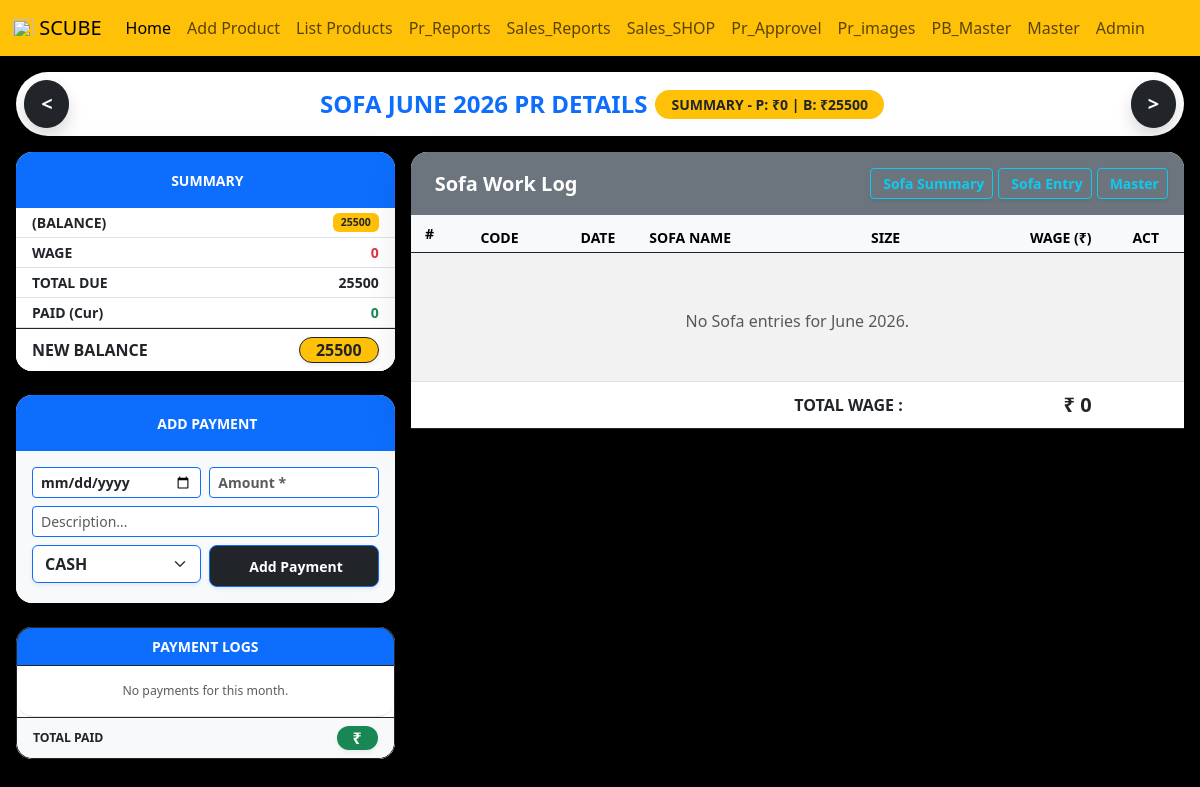
Before: /sofa-wage-paid-report/ with the older database file.
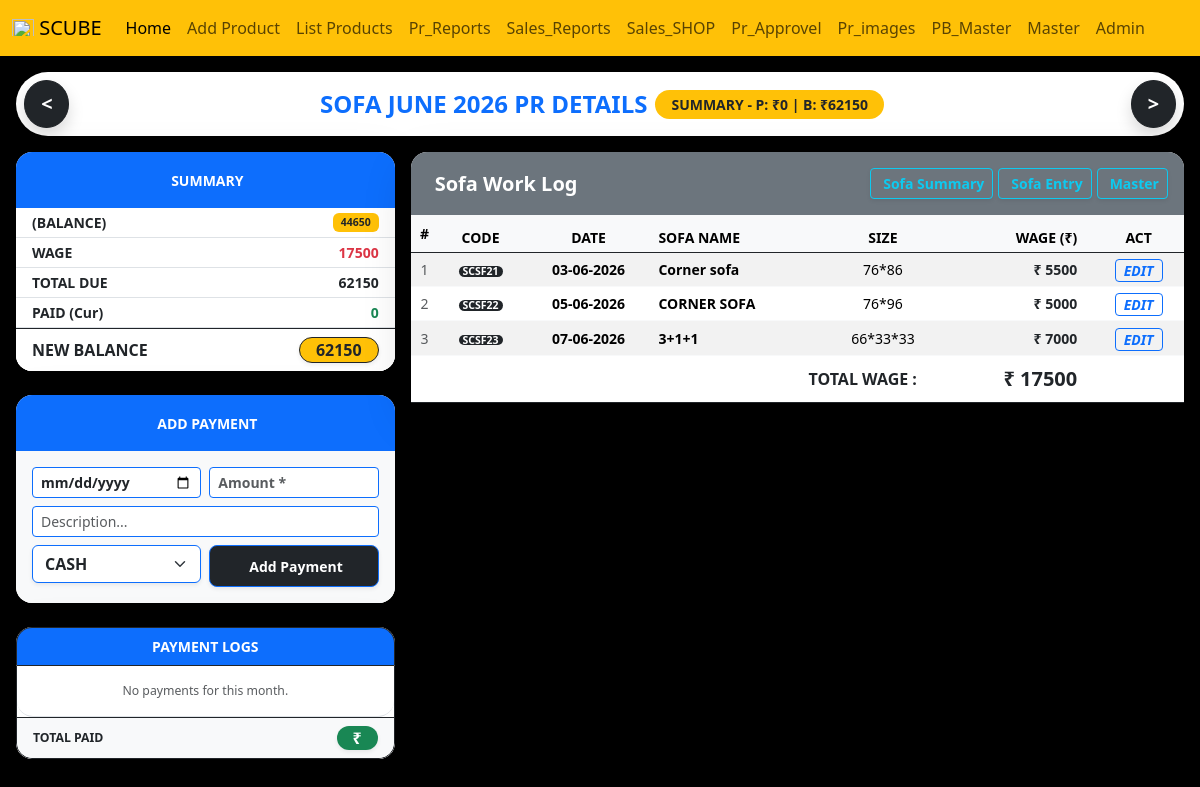
After: the same page with the newer database file.
### manager/models.py (models this page shows, shortened)
class SofaProductionRecord(models.Model):
    date = models.DateField()
    sofa_code = models.CharField(max_length=100, unique=True)
    image = models.ImageField(upload_to='production_images/', null=True, blank=True)
    sofa_name = models.CharField(max_length=150, null=True, blank=True)
    sofa_size = models.CharField(max_length=100, null=True, blank=True)
    sofa_color = models.CharField(max_length=100, null=True, blank=True)
    other_desc = models.CharField(max_length=200, null=True, blank=True)
    other_cost = models.DecimalField(max_digits=10, decimal_places=2, default=0)
    wood_cost = models.DecimalField(max_digits=10, decimal_places=2, default=0)
    wage_cost = models.DecimalField(max_digits=10, decimal_places=2, default=0)
    profit_amount = models.DecimalField(max_digits=10, decimal_places=2, default=0)
    grand_total = models.DecimalField(max_digits=15, decimal_places=2, default=0)
    is_approved = models.BooleanField(default=False)

### manager/views.py (the view, shortened to what this page needs)
# urls.py: path('sofa-wage-paid-report/', views.sofa_wage_paid_report, name='sofa_wage_report_current'),
def sofa_wage_paid_report(request, year=None, month=None):
    today = datetime.date.today()
    if year is None: year = today.year
    if month is None: month = today.month
    start_of_month = datetime.date(year, month, 1)
    next_m_y = year + (month // 12)
    next_m_m = (month % 12) + 1
    end_of_month = datetime.date(next_m_y, next_m_m, 1) - datetime.timedelta(days=1)
    prev_m_y = year + ((month - 2) // 12)
    prev_m_m = ((month - 2) % 12) + 1
    payment_form = SofaPaidForm()
    prev_total_wage = SofaProductionRecord.objects.filter(date__lt=start_of_month).aggregate(total=Sum('wage_cost'))['total'] or 0
    prev_total_paid = Sofa_Paid_Entry.objects.filter(date__lt=start_of_month).aggregate(total=Sum('amount'))['total'] or 0
    previous_month_balance = prev_total_wage - prev_total_paid
    current_month_wages_list = SofaProductionRecord.objects.filter(
        date__gte=start_of_month, date__lte=end_of_month
    ).order_by('date', 'id')
    current_month_total_wage = current_month_wages_list.aggregate(total=Sum('wage_cost'))['total'] or 0
    current_month_payments_list = Sofa_Paid_Entry.objects.filter(
        date__gte=start_of_month, date__lte=end_of_month
    ).order_by('date', 'id')
    current_month_total_paid = current_month_payments_list.aggregate(total=Sum('amount'))['total'] or 0
    excel_total_due = previous_month_balance + current_month_total_wage
    excel_current_balance = excel_total_due - current_month_total_paid
    context = {
        'year': year,
        'month_obj': start_of_month,
        'prev_month': prev_m_m,
        'prev_year': prev_m_y,
        'next_month': next_m_m,
        'next_year': next_m_y,
        'wages': current_month_wages_list,
        'payments': current_month_payments_list,
        'total_w_monthly': current_month_total_wage,
        'prev_balance': previous_month_balance,
        'excel_total_due': excel_total_due,
        'current_paid_monthly': current_month_total_paid,
        'current_balance': excel_current_balance,
        'payment_form': payment_form,
    }
    return render(request, 'sofa_monthly_wage_paid.html', context)

### manager/forms.py
class SofaPaidForm(forms.ModelForm):
    class Meta:
        model = Sofa_Paid_Entry
        fields = ['date', 'amount', 'description', 'payment_mode']
        widgets = {
            'date': forms.DateInput(attrs={'type': 'date', 'class': 'form-control border-primary fw-bold form-control-sm'}),
            'amount': forms.NumberInput(attrs={'class': 'form-control border-primary fw-bold text-primary form-control-sm', 'placeholder': 'Amount *'}),
            'description': forms.TextInput(attrs={'class': 'form-control border-primary form-control-sm', 'placeholder': 'Description...'}),
            'payment_mode': forms.Select(attrs={'class': 'form-select border-primary shadow-sm fw-bold form-control-sm'}),
        }

### manager/templates/sofa_monthly_wage_paid.html (shortened to what the changed rows need)
{% extends 'blank_layout.html' %}
{% load static %}
{% block content %}
<body class="bg-light">
    <div class="container-fluid mt-3 mb-5 px-3">
        <div class="card shadow border-0 rounded-pill mb-3 no-print">
            <div class="card-body p-2 d-flex align-items-center justify-content-between flex-nowrap">
                <div class="d-flex flex-column flex-md-row align-items-center justify-content-center gap-2 flex-grow-1 text-truncate px-2">
                    <h1 class="text-primary m-0 fw-bold fs-4 text-center text-uppercase text-truncate mobile-header-title">
                        SOFA {{ month_obj|date:"F Y" }} PR DETAILS
                    </h1>
                    <div class="summary-p-y text-uppercase small px-3 py-1 bg-warning text-dark fw-bold rounded-pill text-center d-none d-xl-block">
                        SUMMARY - P: ₹{{ current_paid_monthly|floatformat:0 }} | B: ₹{{ current_balance|floatformat:0 }}
                    </div>
                </div>
            </div>
        </div>
        <div class="row g-3">
            <div class="col-12 col-lg-4">
                <div class="card shadow-lg border-0 rounded-4 mb-4 bg-white">
                    <div class="card-body p-0 bg-light rounded-bottom-4">
                        <ul class="list-group list-group-flush small fw-bold labels-row rounded-bottom-4 mb-0">
                            <li class="list-group-item d-flex justify-content-between align-items-center bg-white py-1">
                                <span class="fw-bold text-dark text-uppercase">{{ prev_month_obj|date:"M" }} (balance)</span>
                                <span class="badge bg-warning text-dark px-2 py-1 fs-8">{{ prev_balance|floatformat:0 }}</span>
                            </li>
                            <li class="list-group-item d-flex justify-content-between align-items-center bg-white py-1">
                                <span class="text-dark">WAGE</span>
                                <span class="fw-bold text-danger">{{ total_w_monthly|floatformat:0 }}</span>
                            </li>
                            <li class="list-group-item d-flex justify-content-between align-items-center bg-white py-1">
                                <span class="text-dark fs-7 fw-bold">TOTAL DUE</span>
                                <span class="fw-bold fs-7 text-dark">{{ excel_total_due|floatformat:0 }}</span>
                            </li>
                            <li class="list-group-item d-flex justify-content-between align-items-center bg-white rounded-bottom-4 py-2 labels-row border-top border-dark">
                                <span class="text-dark fw-bold text-uppercase fs-6">NEW BALANCE</span>
                                <span class="badge bg-warning text-dark px-3 py-1 fw-bold fs-6 shadow-sm border border-dark rounded-pill">{{ current_balance|floatformat:0 }}</span>
                            </li>
                        </ul>
                    </div>
                </div>
            </div> <div class="col-12 col-lg-8">
                <div class="card shadow-lg border-0 rounded-4 mb-4">
                    <div class="card-body p-0 bg-white">
                        <div class="table-responsive">
                            <table class="table table-striped table-hover align-middle mb-0 table-sm text-center">
                                <thead class="table-light border-bottom border-dark">
                                    <tr class="labels-row">
                                        <th class="py-2 small">#</th>
                                        <th class="small">CODE</th>
                                        <th class="small">DATE</th>
                                        <th class="text-start small">SOFA NAME</th>
                                        <th class="small">SIZE</th>
                                        <th class="text-end pe-3 small">WAGE (₹)</th>
                                        <th class="no-print small text-center">ACT</th>
                                    </tr>
                                </thead>
                                <tbody>
                                    {% for record in wages %}
                                    <tr class="product-row border-bottom border-light align-items-center">
                                        <td class="small text-muted">{{ forloop.counter }}</td>
                                        <td class="small fw-bold"><span class="badge bg-dark px-1 py-0 rounded">{{ record.sofa_code|default:"-" }}</span></td>
                                        <td class="small fw-bold">{{ record.date|date:"d-m-Y"|default:"-" }}</td>
                                        <td class="text-start small fw-bold">{{ record.sofa_name|default:"-" }}</td>
                                        <td class="small">{{ record.sofa_size|default:"-" }}</td>
                                        <td class="text-end pe-3 fw-bold small text-dark fs-7">
                                            {% if record.wage_cost == 0 %}
                                                <span class="badge bg-danger rounded-circle p-1 fs-8">0</span>
                                            {% else %}
                                                ₹ {{ record.wage_cost|floatformat:0 }}
                                            {% endif %}
                                        </td>
                                        <td class="no-print text-center">
                                            <a href="{% url 'edit_production' record.id %}" class="btn btn-outline-primary btn-sm py-0 px-2 fw-bold" title="Edit Sofa">
                                                <i class="bi bi-pencil-square">EDIT</i>
                                            </a>
                                        </td>
                                    </tr>
                                    {% empty %}
                                    <tr>
                                        <td colspan="7" class="text-center py-5 text-muted">
                                            No Sofa entries for {{ month_obj|date:"F Y" }}.
                                        </td>
                                    </tr>
                                    {% endfor %}
                                </tbody>
                                <tfoot class="bg-warning fw-bold border-top border-dark labels-row">
                                    <tr>
                                        <td colspan="5" class="text-end py-2 text-dark fs-6 fw-bold text-uppercase pe-4">TOTAL WAGE :</td>
                                        <td class="text-end pe-3 py-2 fw-bold text-dark fs-5">₹ {{ total_w_monthly|floatformat:0 }}</td>
                                        <td class="no-print"></td>
                                    </tr>
                                </tfoot>
                            </table>
                        </div>
                    </div>
                </div>
            </div> </div>
    </div>
</body>
{% endblock %}

Changed rows visible on the page:
added SofaProductionRecord: sofa_code "SCSF21", date "03-06-2026", sofa_name "Corner sofa", sofa_size "76*86", wage_cost "5500"
added SofaProductionRecord: sofa_code "SCSF22", date "05-06-2026", sofa_name "CORNER SOFA", sofa_size "76*96", wage_cost "5000"
added SofaProductionRecord: sofa_code "SCSF23", date "07-06-2026", sofa_name "3+1+1", sofa_size "66*33*33", wage_cost "7000"
Other visible differences:
{{ current_balance|floatformat:0 }}: "25500" → "62150"
{{ prev_balance|floatformat:0 }}: "25500" → "44650"
{{ total_w_monthly|floatformat:0 }}: "0" → "17500"
{{ excel_total_due|floatformat:0 }}: "25500" → "62150"
{{ month_obj|date:"F Y" }}: "June 2026" → (not shown)
text no longer shown: "No Sofa entries for ."
